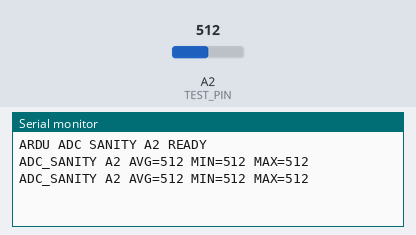
A sketch run on a simulated Arduino Uno, built with avr-gcc and run on an emulated ATmega328P. Shown: the last lines printed to the serial monitor. The inputs (shaded band) are chosen by the test bench; at power-on: A2 (TEST_PIN) = 512.

Above: at 2.2 s.
2.3 s: A2 (TEST_PIN) set to 716
At 3.6 s:
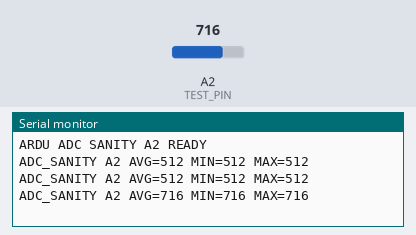
3.8 s: A2 (TEST_PIN) set to 900
At 4.9 s:
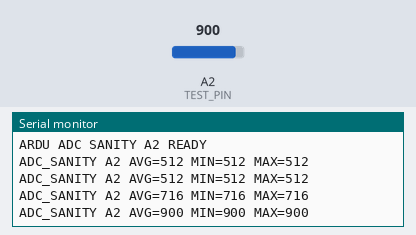
Timing chart, 0 to 6.8 s (numbered marks = the images above; inputs shaded):
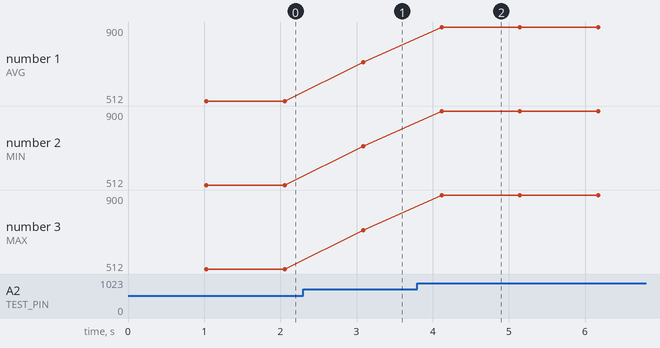

The sketch:

nano_adc_sanity.ino
```cpp
#include <Arduino.h>

constexpr uint8_t TEST_PIN = A2;

void setup() {
  Serial.begin(115200);
  analogReference(DEFAULT);
  delay(1000);
  Serial.println(F("ARDU ADC SANITY A2 READY"));
}

void loop() {
  uint16_t minValue = 1023;
  uint16_t maxValue = 0;
  uint32_t sum = 0;

  // Discard a few conversions after startup/reference selection.
  for (uint8_t i = 0; i < 8; ++i) {
    (void)analogRead(TEST_PIN);
  }

  for (uint16_t i = 0; i < 256; ++i) {
    const uint16_t sample = analogRead(TEST_PIN);
    if (sample < minValue) minValue = sample;
    if (sample > maxValue) maxValue = sample;
    sum += sample;
  }

  Serial.print(F("ADC_SANITY A2 AVG="));
  Serial.print(static_cast<uint16_t>(sum / 256UL));
  Serial.print(F(" MIN="));
  Serial.print(minValue);
  Serial.print(F(" MAX="));
  Serial.println(maxValue);

  delay(1000);
}
```

Measured:
- after the input at 2.3 s, the serial monitor: prints a new line after 0.79 s (image 1)
- after the input at 3.8 s, the serial monitor: prints a new line after 0.32 s (image 2)
- plotted number 1: 512 → 716 after the input at 2.3 s, 716 → 900 after the input at 3.8 s
- plotted number 2: 512 → 716 after the input at 2.3 s, 716 → 900 after the input at 3.8 s
- plotted number 3: 512 → 716 after the input at 2.3 s, 716 → 900 after the input at 3.8 s
